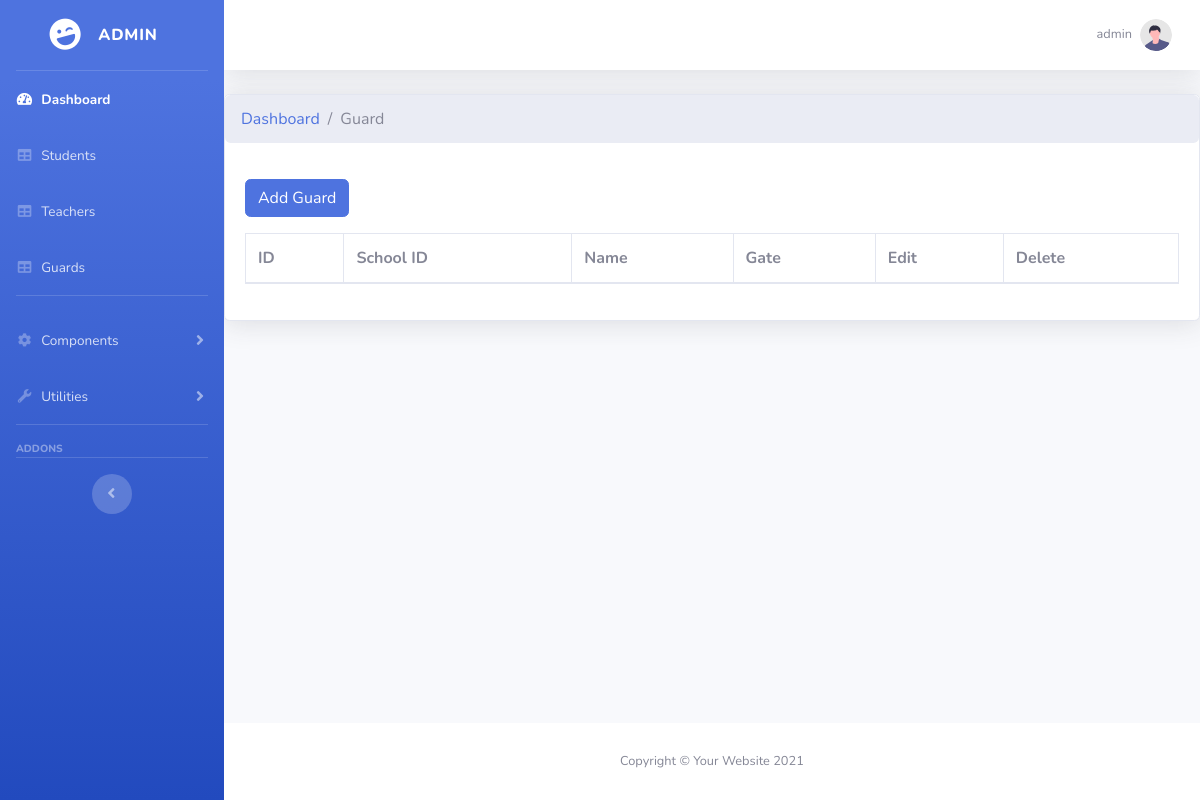
Before: /admin/guards.php (signed in) with the older database file.
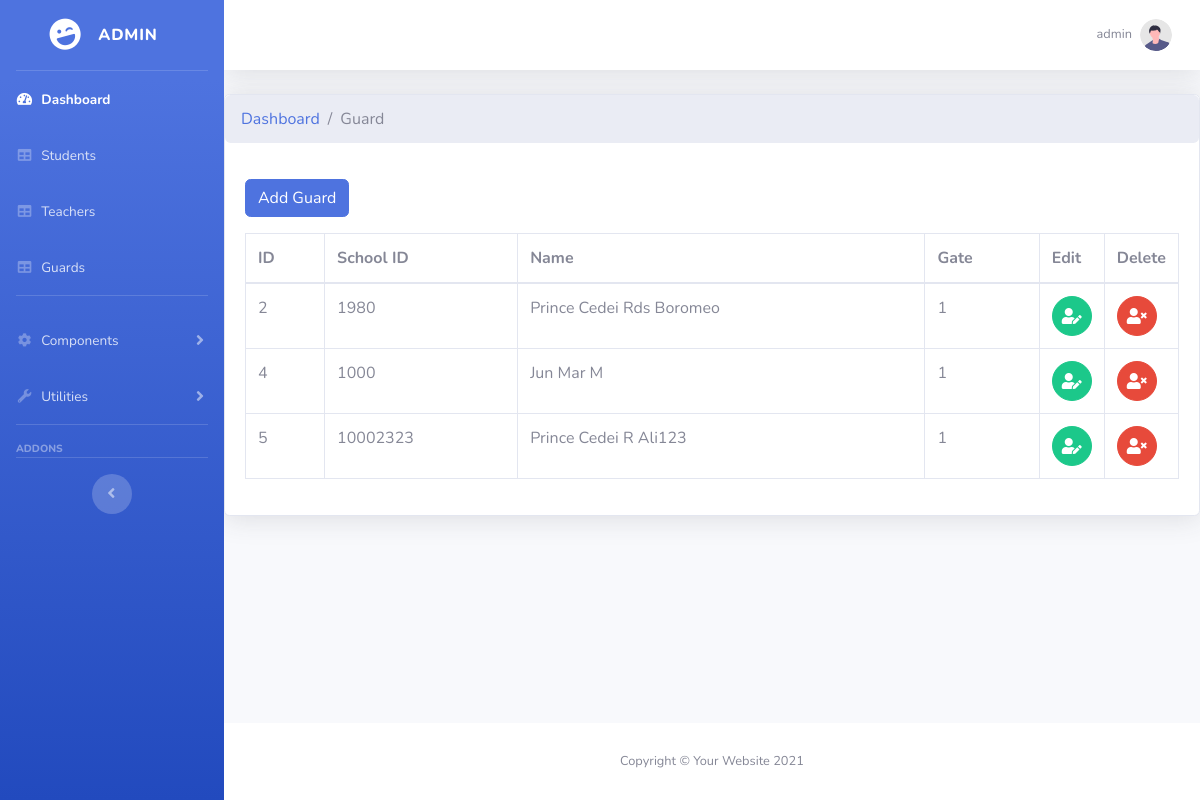
After: the same page with the newer database file.
### tables this page shows
CREATE TABLE `tbl_guard` (
  `id` int(11) NOT NULL,
  `school_id` varchar(150) NOT NULL,
  `fname` varchar(150) NOT NULL,
  `mname` varchar(150) NOT NULL,
  `lname` varchar(150) NOT NULL,
  `role` int(1) NOT NULL,
  `gate` int(1) NOT NULL,
  `date_created` timestamp(5) NOT NULL DEFAULT current_timestamp(5)
);

### admin/guards.php (the view, shortened to what this page needs)
<?php
    include '../process.php';
    include 'include/header.php';
    include 'include/sidebar.php';
    include 'include/topbar.php';
?>
    <div class="card shadow mb-4">
        <nav aria-label="breadcrumb">
            <ol class="breadcrumb">
                <li class="breadcrumb-item"><a href="index.php">Dashboard</a></li>
                <li class="breadcrumb-item active" aria-current="page">Guard</li>
            </ol>
        </nav>
        <div class="card-body">
                <button type="button" class="btn btn-primary mb-3 float-left" data-toggle="modal" data-target="#exampleModal_0_0">
                    Add Guard
                </button>
            <div class="table-responsive">
                <table class="table table-bordered" id="dataTable1" width="100%" cellspacing="0">
                    <thead>
                        <tr>
                            <th>ID</th>
                            <th>School ID</th>
                            <th>Name</th>
                            <th>Gate</th>
                            <th>Edit</th>
                            <th>Delete</th>
                        </tr>
                    </thead>
                    <tbody>
                        <?php
                            $query = "SELECT * FROM tbl_guard";
                            $query_run = mysqli_query($connection,$query);
                        ?>
                        <?php
                            if (mysqli_num_rows($query_run) > 0){
                                while($row = mysqli_fetch_assoc($query_run)){
                        ?>
                                    <tr style="text-transform: capitalize;">
                                        <td>
                                            <?php echo htmlspecialchars($row['id']); ?>
                                        </td>
                                        <td>
                                            <?php echo htmlspecialchars($row['school_id']); ?>
                                        </td>
                                        <td>
                                            <?php echo htmlspecialchars($row['fname']." ".$row['mname']. " " .$row['lname']); ?>
                                        </td>
                                        <td>
                                            <?php echo htmlspecialchars($row['gate']); ?>
                                        </td>
                                        <td width="2%">
                                            <button type="button" class="btn btn-success btn-circle" id="edit_guard" data-toggle="modal" data-target="#exampleModal_1_0" data-id1="<?php echo htmlspecialchars($row['id']); ?>" data-id2="<?php echo htmlspecialchars($row['school_id']); ?>" data-id3="<?php echo htmlspecialchars($row['fname']); ?>" data-id4="<?php echo htmlspecialchars($row['mname']); ?>" data-id5="<?php echo htmlspecialchars($row['lname']); ?>" data-id8="<?php echo htmlspecialchars($row['gate']); ?>" >
                                                <i class="fas fa-user-edit"></i>
                                            </button>
                                        </td>
                                        <td width="2%">
                                            <button type="button" class="btn btn-danger btn-circle" id="delete_guard" data-toggle="modal" data-target="#exampleModal_2_0" data-id1="<?php echo htmlspecialchars($row['id']); ?>" data-id2="<?php echo htmlspecialchars($row['school_id']); ?>" >
                                                <i class="fa fa-user-times"></i>
                                            </button>
                                        </td>
                                    </tr>
                    <?php
                                }
                            }
                    ?>
                    </tbody>
                </table>
            </div>
        </div>
    </div>
<?php
    include 'include/footer.php';
?>

Changed rows visible on the page:
added tbl_guard: id "2", school "1980", fname+mname+lname "Prince Cedei Rds Boromeo", gate "1"
added tbl_guard: id "4", school "1000", fname+mname+lname "Jun Mar M", gate "1"
added tbl_guard: id "5", school "10002323", fname+mname+lname "Prince Cedei R Ali123", gate "1"
